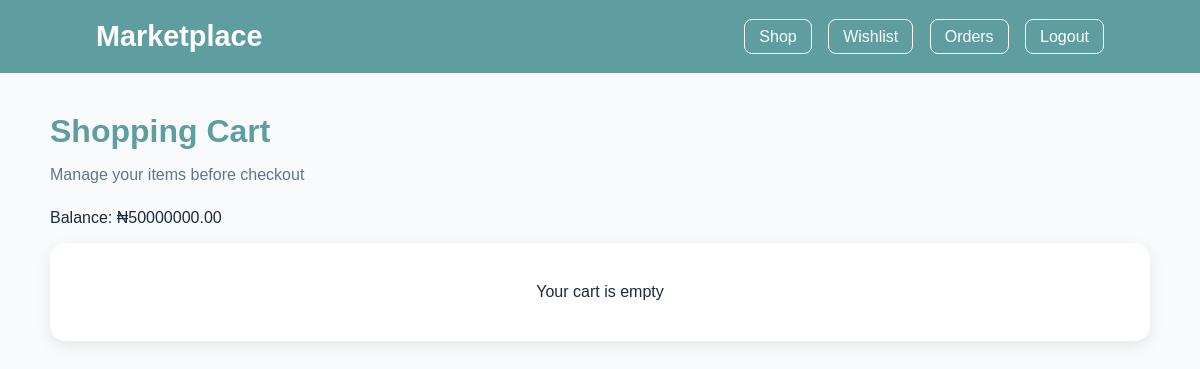
The page /cart/ (signed in) on the database as committed earlier.
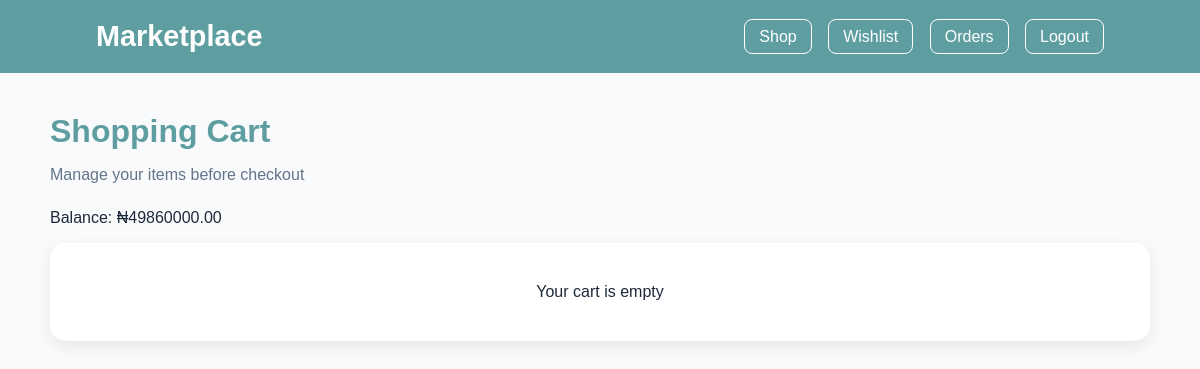
The same page on the database as committed later.
### buyer/models.py (models this page shows, shortened)
class Buyer(models.Model):
    user = models.OneToOneField(User, on_delete=models.CASCADE)
    wallet_balance = models.DecimalField(max_digits=10, decimal_places=2, default=5000000.00)
    profile_picture = models.ImageField(upload_to='buyer_profiles/', blank=True,null=True,)

### buyer/views.py (the view, shortened to what this page needs)
# urls.py: path('cart/', views.cart, name='cart'),
@login_required(login_url='buyersLogin')
def cart(request):
    buyer = Buyer.objects.get(user=request.user)
    cart = request.session.get('cart', {})
    items = []
    total = 0
    return render(request, 'cart.html', { "buyer": buyer, "items": items, "total": total})

### buyer/templates/cart.html (shortened to what this page needs)
<!DOCTYPE html>
<html lang="en">
<head>
</head>
<body>
<header>
    <div class="logo">Marketplace</div>
    <div class="nav">
        <a href="/buyerDash/">Shop</a>
        <a href="/wishlist/">Wishlist</a>
        <a href="/orderhistory/">Orders</a>
        <a href="/buyer/logout/">Logout</a>
    </div>
</header>
<div class="container">
    <h1 class="title">Shopping Cart</h1>
    <p class="subtitle">Manage your items before checkout</p>
    <p>Balance: ₦{{ buyer.wallet_balance }}</p>
    {% if items %}
    <div class="grid">
        {% for item in items %}
        <div class="card">
            <img src="{{ item.item_image.url }}" alt="{{ item.title }}">
            <div class="card-body">
                <h3>{{ item.title }}</h3>
                <div class="price">₦{{ item.formatted_price }}</div>
                <div class="qty-box">
                    <form action="{% url 'decrease_qty' item.id %}" method="POST">
                        {% csrf_token %}
                        <button class="qty-btn">-</button>
                    </form>
                    <span class="qty">{{ item.cart_qty }}</span>
                    <form action="{% url 'increase_qty' item.id %}" method="POST">
                        {% csrf_token %}
                        <button class="qty-btn">+</button>
                    </form>
                </div>
                <form action="{% url 'remove_from_cart' item.id %}" method="POST">
                    {% csrf_token %}
                    <button class="btn remove">Remove</button>
                </form>
            </div>
        </div>
        {% endfor %}
    </div>
    <div class="footer-box">
        <h3>Total: ₦{{ total }}</h3>
        <a href="/checkout/" class="checkout">Checkout</a>
    </div>
    {% else %}
    <div class="empty">
        Your cart is empty
    </div>
    {% endif %}
</div>
</body>
</html>

Rows that differ between the two databases and show on the page:
changed Buyer: wallet_balance "50000000.00" → "49860000.00"
